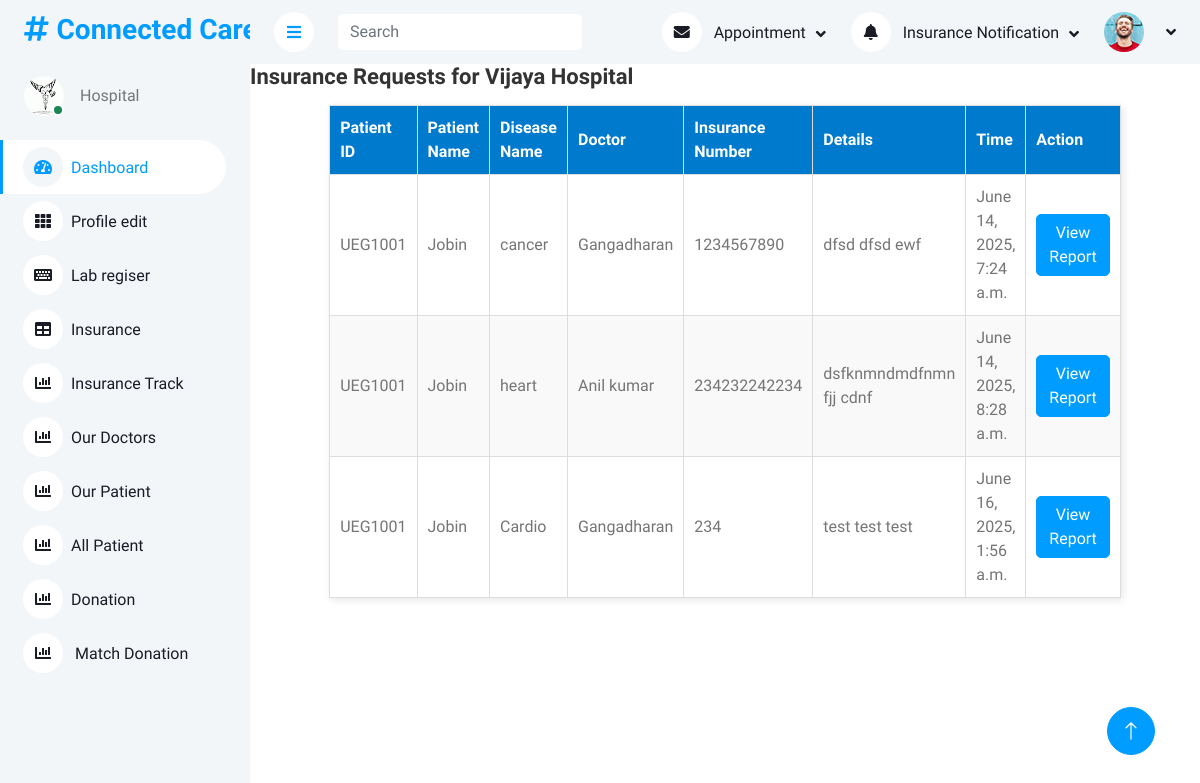
/hosp_pat_ins_req (signed in), run on the app's committed database.
### hosp_app/models.py (models this page shows, shortened)
class Hosp(models.Model):
    name=models.CharField(max_length=100)
    address=models.CharField(max_length=100)
    dist=models.CharField(max_length=100)
    city=models.CharField(max_length=100)
    contact=models.CharField(max_length=100)
    loginid=models.ForeignKey('Login',on_delete=models.CASCADE)

class Ins_pat(models.Model):
    pat_id=models.ForeignKey(Patient,on_delete=models.CASCADE)
    hosp_id=models.ForeignKey(Hosp,on_delete=models.CASCADE)
    disease_name =models.CharField(max_length=100)
    doc_name=models.CharField(max_length=100)
    ins_num =models.CharField(max_length=100)
    details =models.CharField(max_length=100)
    curr_date=models.DateTimeField(auto_now_add=True)
    status = models.IntegerField(default=0)
    sa = models.IntegerField(default=0)
    file = models.FileField(upload_to="hospital_notes/", blank=True, null=True)
    amt=models.CharField(max_length=100)
    ins_amt_status=models.IntegerField(default=0)

class Patient(models.Model):
    name = models.CharField(max_length=100)
    address = models.CharField(max_length=100)
    gender = models.CharField(max_length=100)
    age = models.CharField(max_length=100)
    contact = models.CharField(max_length=100)
    loginid = models.ForeignKey(Login, on_delete=models.CASCADE)
    pr_number = models.CharField(max_length=15, unique=True, blank=True, null=True)

### hosp_app/views.py (the view)
# urls.py: path('hosp_pat_ins_req',views.hosp_pat_ins_req,name='hosp_pat_ins_req'),
def hosp_pat_ins_req(request):
    if 'user_id' in request.session:
        if not request.session.get('user_id'):
            return redirect('login')
        user_id = request.session.get('user_id')
        hosp = get_object_or_404(Hosp, loginid_id=user_id)
        patient_requests = Ins_pat.objects.filter(hosp_id=hosp)
        return render(request, 'hosp_pat_ins_req.html', {"patient_requests": patient_requests, "hospital": hosp})
    else:
        return redirect('login')

### hosp_app/templates/hosp_pat_ins_req.html (shortened to what this page needs)
{%load static%}
<!DOCTYPE html>
<html lang="en">
<head>
    <link href="https://cdnjs.cloudflare.com/ajax/libs/font-awesome/5.10.0/css/all.min.css" rel="stylesheet">
    <link href="https://cdn.jsdelivr.net/npm/bootstrap-icons@1.4.1/font/bootstrap-icons.css" rel="stylesheet">
    <link href="{% static 'hospadmin/lib/owlcarousel/assets/owl.carousel.min.css' %}" rel="stylesheet">
    <link href="{% static 'hospadmin/lib/tempusdominus/css/tempusdominus-bootstrap-4.min.css' %}" rel="stylesheet" />
    <link href="{% static 'hospadmin/css/bootstrap.min.css' %}" rel="stylesheet">
    <link href="{% static 'hospadmin/css/style.css' %}" rel="stylesheet">
</head>
<body>
    <div class="container-xxl position-relative bg-white d-flex p-0">
        <div class="sidebar pe-4 pb-3">
            <nav class="navbar bg-light navbar-light">
                <a href="index.html" class="navbar-brand mx-4 mb-3">
                    <h3 class="text-primary"><i class="fa fa-hashtag me-2"></i>Connected Care</h3>
                </a>
                <div class="d-flex align-items-center ms-4 mb-4">
                    <div class="position-relative">
                        <img class="rounded-circle" src="{% static 'hospadmin/img/lo.png' %}" alt="" style="width: 40px; height: 40px;">
                        <div class="bg-success rounded-circle border border-2 border-white position-absolute end-0 bottom-0 p-1"></div>
                    </div>
                    <div class="ms-3">
                        <span>Hospital</span>
                    </div>
                </div>
                <div class="navbar-nav w-100">
                    <a href="hosp_mod" class="nav-item nav-link active"><i class="fa fa-tachometer-alt me-2"></i>Dashboard</a>
                    <a href="hosp_pro_edit" class="nav-item nav-link"><i class="fa fa-th me-2"></i>Profile edit</a>
                    <a href="lab_reg" class="nav-item nav-link"><i class="fa fa-keyboard me-2"></i>Lab regiser</a>
                    <a href="hosp_pat_ins_req" class="nav-item nav-link"><i class="fa fa-table me-2"></i>Insurance</a>
                    <a href="hosp_pat_ins_status" class="nav-item nav-link"><i class="fa fa-chart-bar me-2"></i>Insurance Track</a>
                    <a href="hosp_docs_show" class="nav-item nav-link"><i class="fa fa-chart-bar me-2"></i>Our Doctors</a>
                    <a href="hosp_pat_appointment" class="nav-item nav-link"><i class="fa fa-chart-bar me-2"></i>Our Patient</a>
                    <a href="all_pat_prnumber_hosp" class="nav-item nav-link"><i class="fa fa-chart-bar me-2"></i>All Patient </a>
                    <a href="donate_organ" class="nav-item nav-link"><i class="fa fa-chart-bar me-2"></i>Donation</a>
                    <a href="recipient_form" class="nav-item nav-link"><i class="fa fa-chart-bar me-2"></i> Match Donation</a>
                </div>
            </nav>
        </div>
        <div class="content">
            <nav class="navbar navbar-expand bg-light navbar-light sticky-top px-4 py-0">
                <a href="#" class="sidebar-toggler flex-shrink-0">
                    <i class="fa fa-bars"></i>
                </a>
                <form class="d-none d-md-flex ms-4">
                    <input class="form-control border-0" type="search" placeholder="Search">
                </form>
                <div class="navbar-nav align-items-center ms-auto">
                    <div class="nav-item dropdown">
                        <a href="#" class="nav-link dropdown-toggle" data-bs-toggle="dropdown">
                            <i class="fa fa-envelope me-lg-2"></i>
                            <span class="d-none d-lg-inline-flex">Appointment</span>
                        </a>
                    </div>
                    <div class="nav-item dropdown">
                        <a href="#" class="nav-link dropdown-toggle" data-bs-toggle="dropdown">
                            <i class="fa fa-bell me-lg-2"></i>
                            <span class="d-none d-lg-inline-flex">Insurance Notification</span>
                        </a>
                    </div>
                    <div class="nav-item dropdown">
                        <a href="#" class="nav-link dropdown-toggle" data-bs-toggle="dropdown">
                            <img class="rounded-circle me-lg-2" src="{% static 'hospadmin/img/user.jpg' %}" alt="" style="width: 40px; height: 40px;">
                        </a>
                    </div>
                </div>
            </nav>
 <h2>Insurance Requests for {{ hospital.name }}</h2>
<table>
    <thead>
        <tr>
            <th>Patient ID</th>
            <th>Patient Name</th>
            <th>Disease Name</th>
            <th>Doctor</th>
            <th>Insurance Number</th>
            <th>Details</th>
            <th>Time</th>
            <th>Action</th>
        </tr>
    </thead>
    <tbody>
        {% for i in patient_requests %}
        <tr>
            <td>{{ i.pat_id.pr_number }}</td>
            <td>{{ i.pat_id.name }}</td>
            <td>{{ i.disease_name }}</td>
            <td>{{ i.doc_name }}</td>
            <td>{{ i.ins_num }}</td>
            <td>{{ i.details }}</td>
            <td>{{ i.curr_date }}</td>
            <td>
                <a href="{% url 'verify_ins' i.id %}" class="btn btn-primary">View Report</a>
            </td>
        </tr>
        {% empty %}
        <tr>
            <td colspan="7">No insurance requests found for this hospital.</td>
        </tr>
        {% endfor %}
    </tbody>
</table>
                </div>
            </div>
        <a href="#" class="btn btn-lg btn-primary btn-lg-square back-to-top"><i class="bi bi-arrow-up"></i></a>
</body>
</html>

### hosp_app/static/hospadmin/css/style.css (style rules this page uses)
:root { --primary: #009CFF; --light: #F3F6F9; --dark: #191C24; }
.back-to-top { position: fixed; display: none; right: 45px; bottom: 45px; z-index: 99; }
.btn { transition: .5s; }
.btn.btn-primary { color: #FFFFFF; }
.btn-lg-square { width: 48px; height: 48px; }
.btn-square, .btn-sm-square, .btn-lg-square { padding: 0; display: inline-flex; align-items: center; justify-content: center; font-weight: normal; border-radius: 50px; }
.sidebar { position: fixed; top: 0; left: 0; bottom: 0; width: 250px; height: 100vh; overflow-y: auto; background: var(--light); transition: 0.5s; z-index: 999; }
.content { margin-left: 250px; min-height: 100vh; background: #FFFFFF; transition: 0.5s; }
@media (min-width: 992px) { .sidebar { margin-left: 0; } }
@media (min-width: 992px) { .content { width: calc(100% - 250px); } }
.sidebar .navbar .navbar-nav .nav-link { padding: 7px 20px; color: var(--dark); font-weight: 500; border-left: 3px solid var(--light); border-radius: 0 30px 30px 0; outline: none; }
.sidebar .navbar .navbar-nav .nav-link:hover, .sidebar .navbar .navbar-nav .nav-link.active { color: var(--primary); background: #FFFFFF; border-color: var(--primary); }
.sidebar .navbar .navbar-nav .nav-link i { width: 40px; height: 40px; display: inline-flex; align-items: center; justify-content: center; background: #FFFFFF; border-radius: 40px; }
.sidebar .navbar .navbar-nav .nav-link:hover i, .sidebar .navbar .navbar-nav .nav-link.active i { background: var(--light); }
.content .navbar .navbar-nav .nav-link { margin-left: 25px; padding: 12px 0; color: var(--dark); outline: none; }
.content .navbar .sidebar-toggler, .content .navbar .navbar-nav .nav-link i { width: 40px; height: 40px; display: inline-flex; align-items: center; justify-content: center; background: #FFFFFF; border-radius: 40px; }
.content .navbar .dropdown-toggle::after { margin-left: 6px; vertical-align: middle; border: none; content: "\f107"; font-family: "Font Awesome 5 Free"; font-weight: 900; transition: .5s; }

### hosp_app/templates/hosp_pat_ins_req.html (style rules this page uses)
h2 { font-size: 22px; margin-bottom: 15px; color: #333; }
table { width: 80%; margin: auto; background: white; border-collapse: collapse; box-shadow: 2px 2px 8px rgba(0, 0, 0, 0.1); }
th, td { padding: 10px; border: 1px solid #ddd; text-align: left; }
th { background: #007acc; color: white; font-size: 16px; }
tr:nth-child(even) { background: #f9f9f9; }

### data on the page
Hosp: name "Vijaya Hospital"
Ins_pat: pat_id.pr_number "UEG1001", pat_id.name "Jobin", disease_name "cancer", doc_name "Gangadharan", ins_num "1234567890", details "dfsd dfsd ewf", curr_date "June 14, 2025, 7:24 a.m."
Ins_pat: pat_id.pr_number "UEG1001", pat_id.name "Jobin", disease_name "heart", doc_name "Anil kumar", ins_num "234232242234", details "dsfknmndmdfnmn fjj cdnf", curr_date "June 14, 2025, 8:28 a.m."
Ins_pat: pat_id.pr_number "UEG1001", pat_id.name "Jobin", disease_name "Cardio", doc_name "Gangadharan", ins_num "234", details "test test test", curr_date "June 16, 2025, 1:56 a.m."
